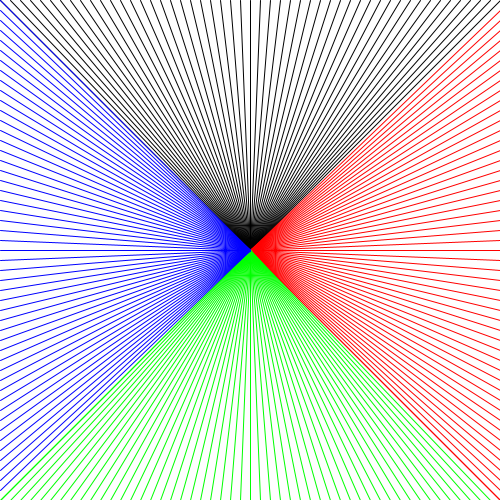
Frame 1 (no input)
Frame 60 (the mouse pressed at the canvas centre just before this capture): identical to frame 1, image omitted
Frame 120 (the mouse held since frame 60 and released just before this capture): identical to frame 1, image omitted

The Processing sketch that drew this single still picture (run headless with seeded random() and noise(); from frame 60 on, the mouse is pressed at the canvas centre):

// Processing sketch: sketch_140705d
// ── sketch_140705d.pde
float x, y, z;

void setup(){
 size(500, 500);
 
 z = 50;
 
 x = width / z;
 y = height / z;
 
 
}

void draw(){
   background(255,255, 255);
   
   //stroke(0,255, 0);
   for(int i = 0; i < z * 4; i++)
   {
     stroke(0,0, 0);
     if(i >=   0 && i <=  z)line(width / 2, height / 2, i * x, 0);
     stroke(255,0, 0);
     if(i >=  z && i <= z * 2)line(width / 2, height / 2, width, height - (i % z) * y);
     stroke(0,255, 0);
     if(i >= z * 2 && i <= z * 3)line(width / 2, height / 2, (i % z) * x, height);
     stroke(0,0, 255);
     if(i >= z * 3 && i <= z * 4)line(width / 2, height / 2, 0, (i % z) * y);
   }
}
